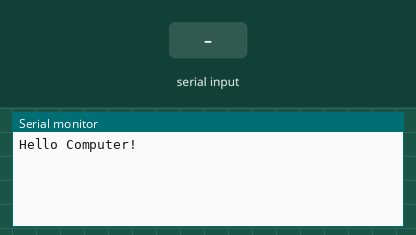
The sketch below on a simulated Arduino Uno, built with avr-gcc and run on an emulated ATmega328P. Shown: the last lines printed to the serial monitor. The inputs (shaded band) are chosen by the test bench.

Above: at 1.2 s.
1.3 s: "1" received over the second serial link
At 2.5 s:
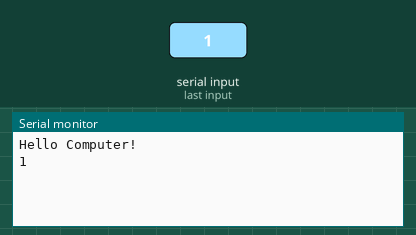
2.8 s: "0" received over the second serial link
At 3.6 s:
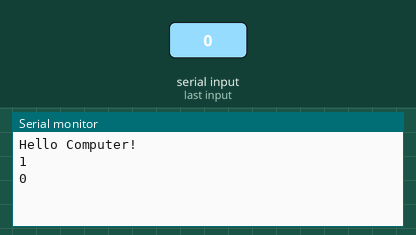

The sketch:

UnoSendingUART.ino
```cpp
#include <SoftwareSerial.h>

SoftwareSerial mySerial(10, 11); // RX, TX

void setup()
{
  Serial.begin(9600); // Open serial port

  Serial.println("Hello Computer!"); // Send message to computer

  mySerial.begin(9600); // Initialize wireless serial object
  mySerial.print("X"); // Send message to other Arduino

}

void loop()
{

  if(Serial.available())
      mySerial.write(Serial.read());

  if(mySerial.available())
      Serial.println(char(mySerial.read()));

  delay(2);
}
```

Measured:
- after the input at 1.3 s, the serial monitor: prints a new line at once (image 1)
- after the input at 2.8 s, the serial monitor: prints a new line at once (image 2)
